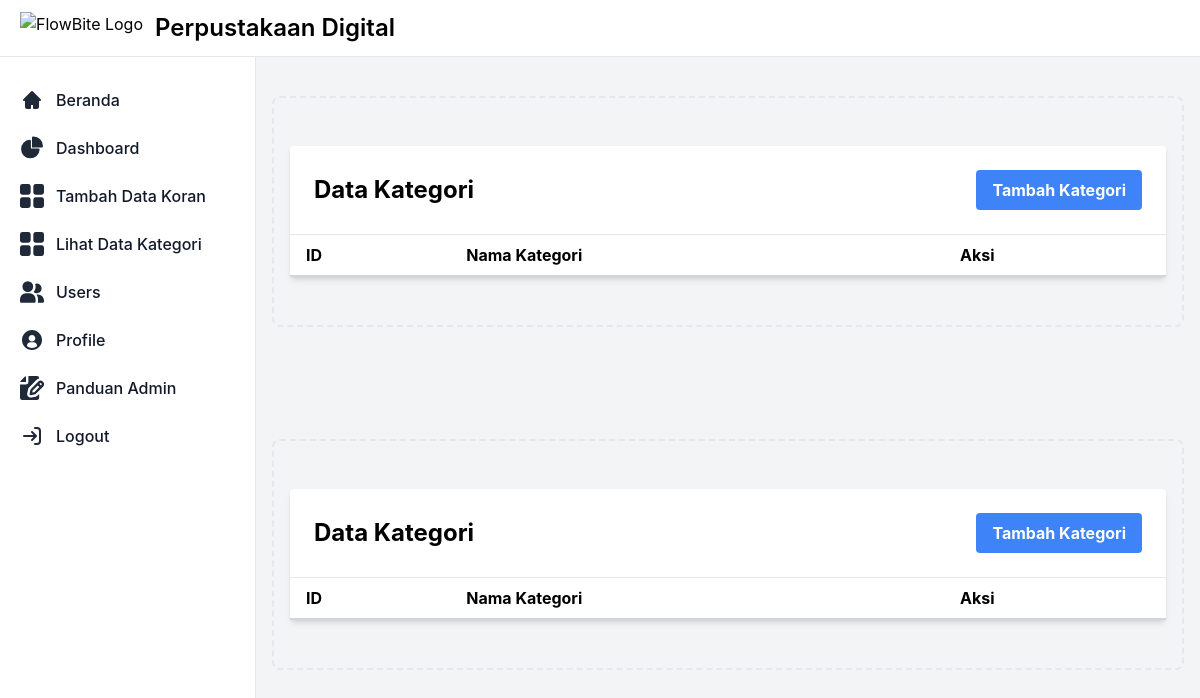
/admin/manage_categories.php (signed in), run on an earlier commit of the app's database.
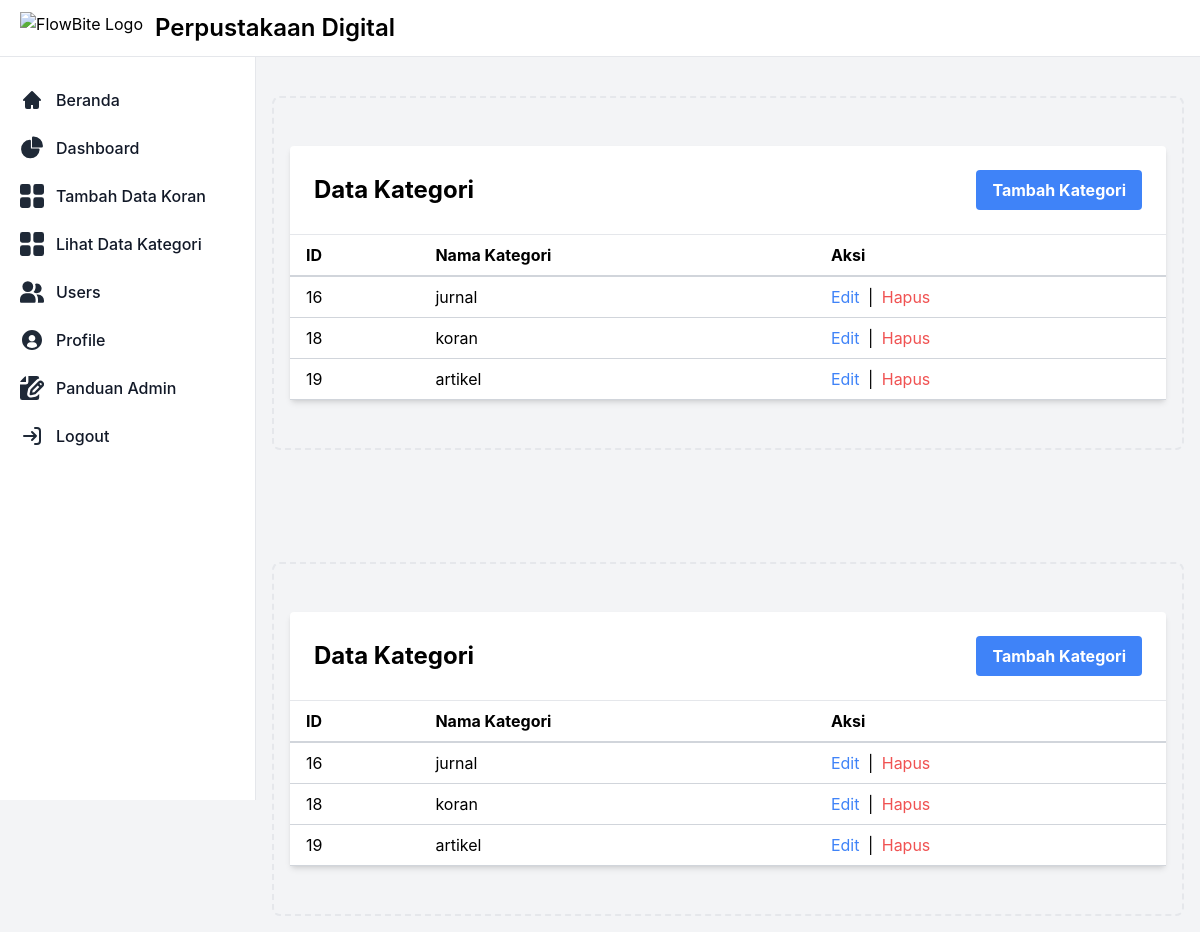
And on a later commit of the database.
### tables this page shows
CREATE TABLE `categories` (
  `id` int(11) NOT NULL,
  `name` varchar(255) NOT NULL
);

### admin/manage_categories.php (the view, shortened to what this page needs)
<?php
include '../config.php';
$query = "SELECT * FROM categories";
$stmt = $pdo->prepare($query);
$stmt->execute();
$categories = $stmt->fetchAll(PDO::FETCH_ASSOC);
?>
<!DOCTYPE html>
<html lang="en">
<head>
    <script src="https://cdn.tailwindcss.com"></script>
    <link href="https://cdn.jsdelivr.net/npm/flowbite@2.4.1/dist/flowbite.min.css" rel="stylesheet" />
</head>
<body class="bg-gray-100">
    <?php require 'navbar_admin.php'; ?>
    <div class="p-4 sm:ml-64">
        <div class="p-4 border-2 border-gray-200 border-dashed rounded-lg dark:border-gray-700 mt-14">
        <div class="max-w-4xl mx-auto bg-white shadow-md rounded my-8">
        <div class="flex justify-between items-center border-b p-6">
            <h2 class="text-2xl font-bold">Data Kategori</h2>
            <a href="tambah_kategori.php" class="bg-blue-500 hover:bg-blue-600 text-white font-bold py-2 px-4 rounded focus:outline-none focus:ring-2 focus:ring-blue-300">Tambah Kategori</a>
        </div>
        <table class="min-w-full bg-white">
            <thead>
                <tr>
                    <th class="border-b-2 border-gray-300 py-2 px-4 text-left">ID</th>
                    <th class="border-b-2 border-gray-300 py-2 px-4 text-left">Nama Kategori</th>
                    <th class="border-b-2 border-gray-300 py-2 px-4 text-left">Aksi</th>
                </tr>
            </thead>
            <tbody>
                <?php foreach ($categories as $category): ?>
                <tr class="hover:bg-gray-100">
                    <td class="border-b border-gray-300 py-2 px-4"><?php echo $category['id']; ?></td>
                    <td class="border-b border-gray-300 py-2 px-4"><?php echo $category['name']; ?></td>
                    <td class="border-b border-gray-300 py-2 px-4">
                        <a href="edit_kategori.php?id=<?php echo $category['id']; ?>" class="text-blue-500 hover:text-blue-700">Edit</a>
                        <span class="mx-1">|</span>
                        <a href="hapus_kategori.php?id=<?php echo $category['id']; ?>" class="text-red-500 hover:text-red-700 delete-link">Hapus</a>
                    </td>
                </tr>
                <?php endforeach; ?>
            </tbody>
        </table>
    </div>
        </div>
    </div>
</body>
</html>
<?php
include '../config.php';
$query = "SELECT * FROM categories";
$stmt = $pdo->prepare($query);
$stmt->execute();
$categories = $stmt->fetchAll(PDO::FETCH_ASSOC);
?>
<!DOCTYPE html>
<html lang="en">
<head>
    <script src="https://cdn.tailwindcss.com"></script>
    <link href="https://cdn.jsdelivr.net/npm/flowbite@2.4.1/dist/flowbite.min.css" rel="stylesheet" />
</head>
<body class="bg-gray-100">
    <?php require 'navbar_admin.php'; ?>
    <div class="p-4 sm:ml-64">
        <div class="p-4 border-2 border-gray-200 border-dashed rounded-lg dark:border-gray-700 mt-14">
        <div class="max-w-4xl mx-auto bg-white shadow-md rounded my-8">
        <div class="flex justify-between items-center border-b p-6">
            <h2 class="text-2xl font-bold">Data Kategori</h2>
            <a href="tambah_kategori.php" class="bg-blue-500 hover:bg-blue-600 text-white font-bold py-2 px-4 rounded focus:outline-none focus:ring-2 focus:ring-blue-300">Tambah Kategori</a>
        </div>
        <table class="min-w-full bg-white">
            <thead>
                <tr>
                    <th class="border-b-2 border-gray-300 py-2 px-4 text-left">ID</th>
                    <th class="border-b-2 border-gray-300 py-2 px-4 text-left">Nama Kategori</th>
                    <th class="border-b-2 border-gray-300 py-2 px-4 text-left">Aksi</th>
                </tr>
            </thead>
            <tbody>
                <?php foreach ($categories as $category): ?>
                <tr class="hover:bg-gray-100">
                    <td class="border-b border-gray-300 py-2 px-4"><?php echo $category['id']; ?></td>
                    <td class="border-b border-gray-300 py-2 px-4"><?php echo $category['name']; ?></td>
                    <td class="border-b border-gray-300 py-2 px-4">
                        <a href="edit_kategori.php?id=<?php echo $category['id']; ?>" class="text-blue-500 hover:text-blue-700">Edit</a>
                        <span class="mx-1">|</span>
                        <a href="hapus_kategori.php?id=<?php echo $category['id']; ?>" class="text-red-500 hover:text-red-700 delete-link">Hapus</a>
                    </td>
                </tr>
                <?php endforeach; ?>
            </tbody>
        </table>
    </div>
        </div>
    </div>
</body>
</html>

What changed in the data, as far as the page shows it:
added categories: id "16", name "jurnal"
added categories: id "18", name "koran"
added categories: id "19", name "artikel"
